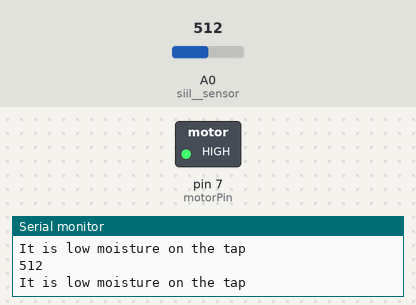
This sketch was run on a simulated Arduino Uno, built with avr-gcc and run on an emulated ATmega328P. Shown: switched loads named in the sketch (green lamp = pin HIGH), the last lines printed to the serial monitor. The inputs (shaded band) are chosen by the test bench; at power-on: A0 (siil__sensor) = 512.

Above: at 1.2 s.
1.3 s: A0 (siil__sensor) set to 417
2.8 s: A0 (siil__sensor) set to 392
At 3.1 s:
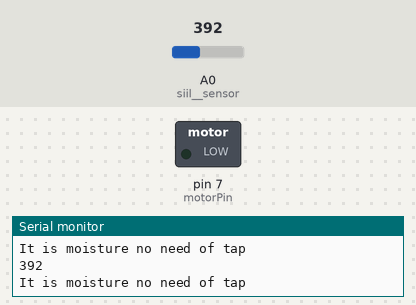
Timing chart, 0 to 5.8 s (numbered marks = the images above; inputs shaded):
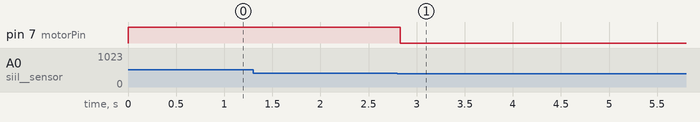

The sketch:

sketch_dec19a.ino
```cpp
int siil__sensor=A0;
int sensorValue=0;
int motorPin=7;
void setup() {
  // put your setup code here, to run once:
  pinMode(siil__sensor, INPUT);
  pinMode(motorPin, OUTPUT);
Serial.begin(9600);
}

void loop() {
  // put your main code here, to run repeatedly:
float moisute_percentage;
sensorValue= analogRead(siil__sensor);
Serial.println(sensorValue);
//moisute_percentage = (100,((sensorValue/1023.00)* 100));
//Serial.print("moisute_percentage");
//Serial.print(moisute_percentage);
//Serial.print("%");
//Serial.println(sensorValue);
if(sensorValue < 400){
  Serial.println("It is moisture no need of tap");
     digitalWrite(motorPin, LOW);
}else{
  Serial.println("It is low moisture on the tap");
   digitalWrite(motorPin, HIGH);
}

delay(50);

}
```

Measured:
- the behaviour switches between 400 and 399 on A0 (siil__sensor) (found by bisection; images 0 and 1)
- after the input at 2.8 s, pin 7 (motorPin): HIGH → LOW at once
